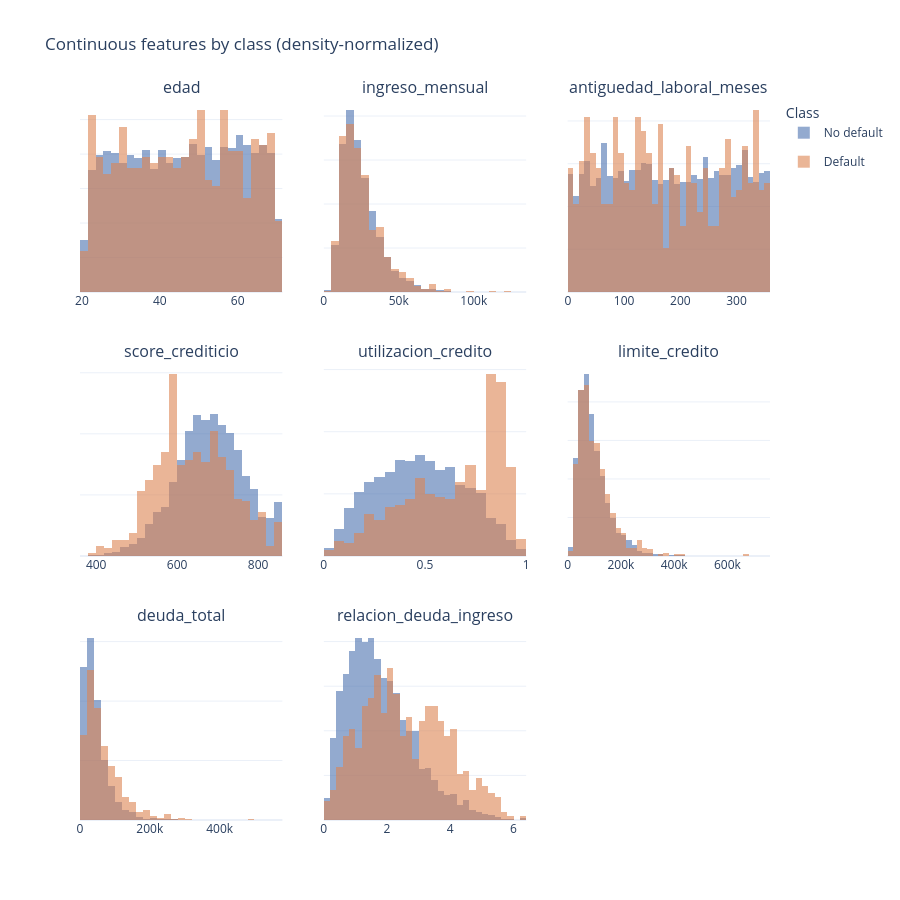

The cell this chart's notebook holds for it:
### Markdown cell above
### 3.3 Distribuciones por clase

### Code cell
fig = make_subplots(
    rows=3,
    cols=3,
    subplot_titles=CONTINUOUS_FEATURES,
    horizontal_spacing=0.06,
    vertical_spacing=0.1,
)

for position, feature in enumerate(CONTINUOUS_FEATURES):
    row, col = divmod(position, 3)
    for target_value, class_name in CLASS_LABELS.items():
        fig.add_trace(
            go.Histogram(
                x=data.loc[data[TARGET] == target_value, feature],
                name=class_name,
                legendgroup=class_name,
                showlegend=position == 0,
                histnorm="probability density",
                nbinsx=40,
                bingroup=feature,  # both classes share bins within a panel
                marker_color=CLASS_COLORS[class_name],
                opacity=0.6,
            ),
            row=row + 1,
            col=col + 1,
        )

fig.update_yaxes(showticklabels=False)
fig.update_layout(
    barmode="overlay",
    title="Continuous features by class (density-normalized)",
    legend_title_text="Class",
    height=900,
)

fig.show()

### Figure 1 — Plotly figure (JSON) as saved in the notebook; plotly's stock layout.template omitted (floating-point values rounded to 4 significant figures; data arrays with more than 128 entries replaced by an {"elided": "..."} marker saying what was removed)
{"data": [{"bingroup": "edad", "histnorm": "probability density", "legendgroup": "No default", "marker": {"color": "#4C72B0"}, "name": "No default", "nbinsx": 40, "opacity": 0.6, "showlegend": true, "type": "histogram", "x": {"elided": "4414 int values"}, "xaxis": "x", "yaxis": "y"}, {"bingroup": "edad", "histnorm": "probability density", "legendgroup": "Default", "marker": {"color": "#DD8452"}, "name": "Default", "nbinsx": 40, "opacity": 0.6, "showlegend": true, "type": "histogram", "x": {"elided": "586 int values"}, "xaxis": "x", "yaxis": "y"}, {"bingroup": "ingreso_mensual", "histnorm": "probability density", "legendgroup": "No default", "marker": {"color": "#4C72B0"}, "name": "No default", "nbinsx": 40, "opacity": 0.6, "showlegend": false, "type": "histogram", "x": {"elided": "4414 float values"}, "xaxis": "x2", "yaxis": "y2"}, {"bingroup": "ingreso_mensual", "histnorm": "probability density", "legendgroup": "Default", "marker": {"color": "#DD8452"}, "name": "Default", "nbinsx": 40, "opacity": 0.6, "showlegend": false, "type": "histogram", "x": {"elided": "586 float values"}, "xaxis": "x2", "yaxis": "y2"}, {"bingroup": "antiguedad_laboral_meses", "histnorm": "probability density", "legendgroup": "No default", "marker": {"color": "#4C72B0"}, "name": "No default", "nbinsx": 40, "opacity": 0.6, "showlegend": false, "type": "histogram", "x": {"elided": "4414 int values"}, "xaxis": "x3", "yaxis": "y3"}, {"bingroup": "antiguedad_laboral_meses", "histnorm": "probability density", "legendgroup": "Default", "marker": {"color": "#DD8452"}, "name": "Default", "nbinsx": 40, "opacity": 0.6, "showlegend": false, "type": "histogram", "x": {"elided": "586 int values"}, "xaxis": "x3", "yaxis": "y3"}, {"bingroup": "score_crediticio", "histnorm": "probability density", "legendgroup": "No default", "marker": {"color": "#4C72B0"}, "name": "No default", "nbinsx": 40, "opacity": 0.6, "showlegend": false, "type": "histogram", "x": {"elided": "4414 float values"}, "xaxis": "x4", "yaxis": "y4"}, {"bingroup": "score_crediticio", "histnorm": "probability density", "legendgroup": "Default", "marker": {"color": "#DD8452"}, "name": "Default", "nbinsx": 40, "opacity": 0.6, "showlegend": false, "type": "histogram", "x": {"elided": "586 float values"}, "xaxis": "x4", "yaxis": "y4"}, {"bingroup": "utilizacion_credito", "histnorm": "probability density", "legendgroup": "No default", "marker": {"color": "#4C72B0"}, "name": "No default", "nbinsx": 40, "opacity": 0.6, "showlegend": false, "type": "histogram", "x": {"elided": "4414 float values"}, "xaxis": "x5", "yaxis": "y5"}, {"bingroup": "utilizacion_credito", "histnorm": "probability density", "legendgroup": "Default", "marker": {"color": "#DD8452"}, "name": "Default", "nbinsx": 40, "opacity": 0.6, "showlegend": false, "type": "histogram", "x": {"elided": "586 float values"}, "xaxis": "x5", "yaxis": "y5"}, {"bingroup": "limite_credito", "histnorm": "probability density", "legendgroup": "No default", "marker": {"color": "#4C72B0"}, "name": "No default", "nbinsx": 40, "opacity": 0.6, "showlegend": false, "type": "histogram", "x": {"elided": "4414 float values"}, "xaxis": "x6", "yaxis": "y6"}, {"bingroup": "limite_credito", "histnorm": "probability density", "legendgroup": "Default", "marker": {"color": "#DD8452"}, "name": "Default", "nbinsx": 40, "opacity": 0.6, "showlegend": false, "type": "histogram", "x": {"elided": "586 float values"}, "xaxis": "x6", "yaxis": "y6"}, {"bingroup": "deuda_total", "histnorm": "probability density", "legendgroup": "No default", "marker": {"color": "#4C72B0"}, "name": "No default", "nbinsx": 40, "opacity": 0.6, "showlegend": false, "type": "histogram", "x": {"elided": "4414 float values"}, "xaxis": "x7", "yaxis": "y7"}, {"bingroup": "deuda_total", "histnorm": "probability density", "legendgroup": "Default", "marker": {"color": "#DD8452"}, "name": "Default", "nbinsx": 40, "opacity": 0.6, "showlegend": false, "type": "histogram", "x": {"elided": "586 float values"}, "xaxis": "x7", "yaxis": "y7"}, {"bingroup": "relacion_deuda_ingreso", "histnorm": "probability density", "legendgroup": "No default", "marker": {"color": "#4C72B0"}, "name": "No default", "nbinsx": 40, "opacity": 0.6, "showlegend": false, "type": "histogram", "x": {"elided": "4414 float values"}, "xaxis": "x8", "yaxis": "y8"}, {"bingroup": "relacion_deuda_ingreso", "histnorm": "probability density", "legendgroup": "Default", "marker": {"color": "#DD8452"}, "name": "Default", "nbinsx": 40, "opacity": 0.6, "showlegend": false, "type": "histogram", "x": {"elided": "586 float values"}, "xaxis": "x8", "yaxis": "y8"}], "layout": {"annotations": [{"font": {"size": 16}, "showarrow": false, "text": "edad", "x": 0.1467, "xanchor": "center", "xref": "paper", "y": 1, "yanchor": "bottom", "yref": "paper"}, {"font": {"size": 16}, "showarrow": false, "text": "ingreso_mensual", "x": 0.5, "xanchor": "center", "xref": "paper", "y": 1, "yanchor": "bottom", "yref": "paper"}, {"font": {"size": 16}, "showarrow": false, "text": "antiguedad_laboral_meses", "x": 0.8533, "xanchor": "center", "xref": "paper", "y": 1, "yanchor": "bottom", "yref": "paper"}, {"font": {"size": 16}, "showarrow": false, "text": "score_crediticio", "x": 0.1467, "xanchor": "center", "xref": "paper", "y": 0.6333, "yanchor": "bottom", "yref": "paper"}, {"font": {"size": 16}, "showarrow": false, "text": "utilizacion_credito", "x": 0.5, "xanchor": "center", "xref": "paper", "y": 0.6333, "yanchor": "bottom", "yref": "paper"}, {"font": {"size": 16}, "showarrow": false, "text": "limite_credito", "x": 0.8533, "xanchor": "center", "xref": "paper", "y": 0.6333, "yanchor": "bottom", "yref": "paper"}, {"font": {"size": 16}, "showarrow": false, "text": "deuda_total", "x": 0.1467, "xanchor": "center", "xref": "paper", "y": 0.2667, "yanchor": "bottom", "yref": "paper"}, {"font": {"size": 16}, "showarrow": false, "text": "relacion_deuda_ingreso", "x": 0.5, "xanchor": "center", "xref": "paper", "y": 0.2667, "yanchor": "bottom", "yref": "paper"}], "barmode": "overlay", "height": 900, "legend": {"title": {"text": "Class"}}, "title": {"text": "Continuous features by class (density-normalized)"}, "xaxis": {"anchor": "y", "domain": [0, 0.2933]}, "xaxis2": {"anchor": "y2", "domain": [0.3533, 0.6467]}, "xaxis3": {"anchor": "y3", "domain": [0.7067, 1]}, "xaxis4": {"anchor": "y4", "domain": [0, 0.2933]}, "xaxis5": {"anchor": "y5", "domain": [0.3533, 0.6467]}, "xaxis6": {"anchor": "y6", "domain": [0.7067, 1]}, "xaxis7": {"anchor": "y7", "domain": [0, 0.2933]}, "xaxis8": {"anchor": "y8", "domain": [0.3533, 0.6467]}, "xaxis9": {"anchor": "y9", "domain": [0.7067, 1]}, "yaxis": {"anchor": "x", "domain": [0.7333, 1], "showticklabels": false}, "yaxis2": {"anchor": "x2", "domain": [0.7333, 1], "showticklabels": false}, "yaxis3": {"anchor": "x3", "domain": [0.7333, 1], "showticklabels": false}, "yaxis4": {"anchor": "x4", "domain": [0.3667, 0.6333], "showticklabels": false}, "yaxis5": {"anchor": "x5", "domain": [0.3667, 0.6333], "showticklabels": false}, "yaxis6": {"anchor": "x6", "domain": [0.3667, 0.6333], "showticklabels": false}, "yaxis7": {"anchor": "x7", "domain": [0, 0.2667], "showticklabels": false}, "yaxis8": {"anchor": "x8", "domain": [0, 0.2667], "showticklabels": false}, "yaxis9": {"anchor": "x9", "domain": [0, 0.2667], "showticklabels": false}}}
